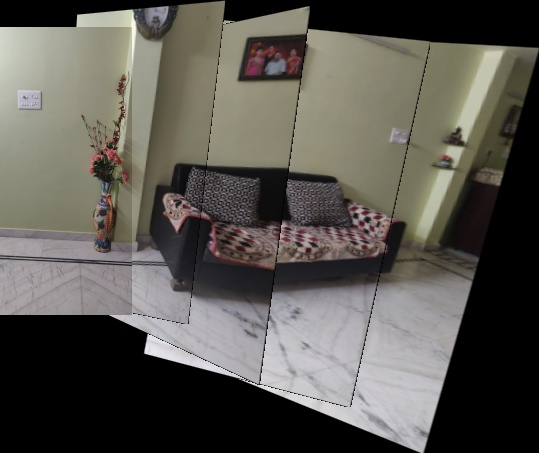
#> input picture Lab4/results/pano-general-results/example/1.jpg, 539 x 453 px, given as the content of the folder ../results/pano-general-results/example/1.jpg, which was not available
$ python pano-general.py ../results/pano-general-results/example/1.jpg 5
#> lines starting #> are read from the running program, lines starting #| are printed output that depends on the picture
import sys
import os
import cv2 as cv
import numpy as np

"""
This function stitches the warImg and refImg with refImg being intact.
"""
# [24 lines left out: function stitch, not called in this run]


"""
This function gives the homography of stitchImg wrt to refImg.
"""
# [73 lines left out: functions homography, mosaic, not called in this run]


if __name__ == '__main__':
	files = os.listdir(sys.argv[1])
	imgNames = []
	for f in files:
		if f[-4:] == ".png" or f[-4:] == ".jpg" or f[-5:] == ".jpeg":
			imgNames.append(f)
	imgNames.sort()

	images = []
	for i in imgNames:
		img = cv.imread(f'{sys.argv[1]}/{i}')
#> img is the input picture: shape (453, 539, 3); mean B, G, R 81.4, 87.6, 90.3
		img = cv.resize(img,(0,0),fx=0.5, fy=0.5, interpolation=cv.INTER_AREA)
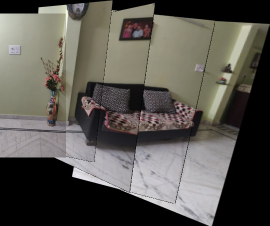
#> img: shape (226, 270, 3); mean B, G, R 81.5, 87.7, 90.4
		images.append(img)

	refIndex = int(sys.argv[2])-1
#> (the run stopped early here; a loop or call above may not have finished)

$ run again, on Lab4/results/pano-general-results/example/2.jpg
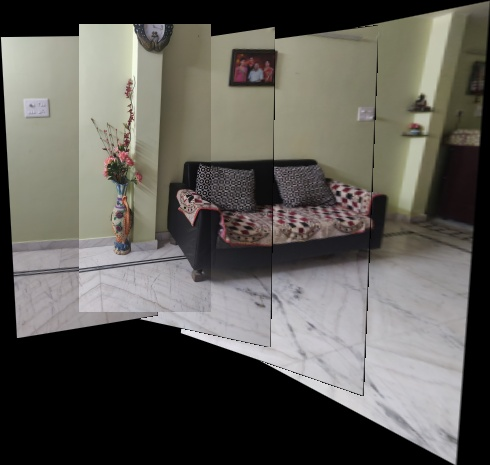
#> input picture Lab4/results/pano-general-results/example/2.jpg, 490 x 465 px, given as the content of the folder ../results/pano-general-results/example/2.jpg, which was not available
#> img is the input picture: shape (465, 490, 3); mean B, G, R 86.7, 92.3, 94.5
#> `img = cv.resize(img,(0,0),fx=0.5, fy=0.5, interpolation=cv.INTER_AREA)`:
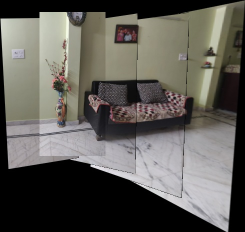
#> img: shape (232, 245, 3); mean B, G, R 86.9, 92.6, 94.8

$ run again, on Lab4/results/pano-general-results/example/3.jpg
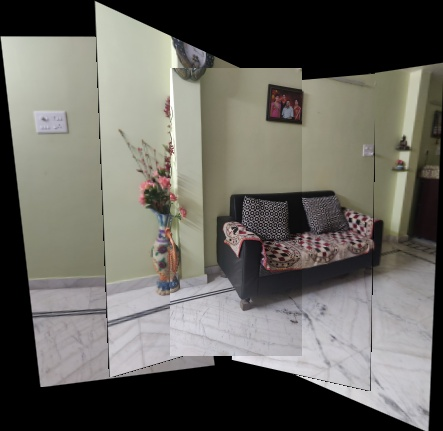
#> input picture Lab4/results/pano-general-results/example/3.jpg, 443 x 431 px, given as the content of the folder ../results/pano-general-results/example/3.jpg, which was not available
#> img is the input picture: shape (431, 443, 3); mean B, G, R 96.1, 102.3, 104.2
#> `img = cv.resize(img,(0,0),fx=0.5, fy=0.5, interpolation=cv.INTER_AREA)`:
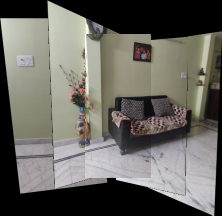
#> img: shape (216, 222, 3); mean B, G, R 95.7, 102, 103.8
